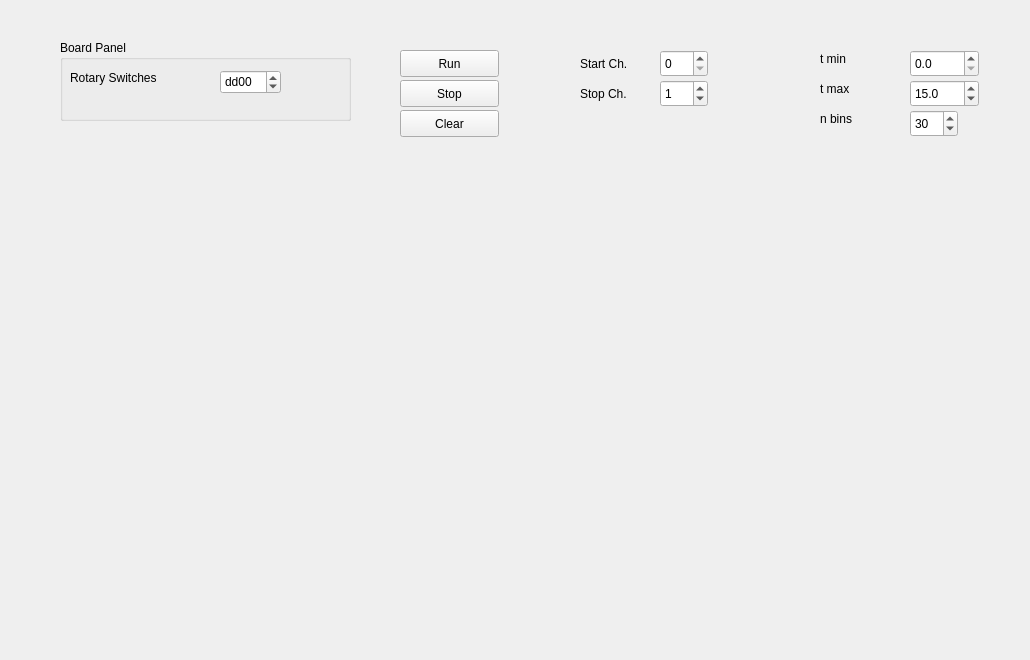
    <widget class="QWidget" name="tab_3">
     <attribute name="title">
      <string>TDC</string>
     </attribute>
     <widget class="QGroupBox" name="groupBox_3">
      <property name="geometry">
       <rect>
        <x>60</x>
        <y>40</y>
        <width>291</width>
        <height>81</height>
       </rect>
      </property>
      <property name="title">
       <string>Board Panel</string>
      </property>
      <widget class="QLabel" name="label_board_rotary_switches_tdc">
       <property name="geometry">
        <rect>
         <x>10</x>
         <y>30</y>
         <width>111</width>
         <height>16</height>
        </rect>
       </property>
       <property name="text">
        <string>Rotary Switches</string>
       </property>
      </widget>
      <widget class="QSpinBox" name="spinBox_rotary_switches_tdc">
       <property name="geometry">
        <rect>
         <x>160</x>
         <y>30</y>
         <width>61</width>
         <height>24</height>
        </rect>
       </property>
       <property name="inputMethodHints">
        <set>Qt::ImhDigitsOnly</set>
       </property>
       <property name="prefix">
        <string/>
       </property>
       <property name="maximum">
        <number>65535</number>
       </property>
       <property name="value">
        <number>56576</number>
       </property>
       <property name="displayIntegerBase">
        <number>16</number>
       </property>
      </widget>
     </widget>
     <widget class="QPushButton" name="pushButton_start_run">
      <property name="geometry">
       <rect>
        <x>400</x>
        <y>50</y>
        <width>99</width>
        <height>27</height>
       </rect>
      </property>
      <property name="text">
       <string>Run</string>
      </property>
     </widget>
     <widget class="QPushButton" name="pushButton_stop_run">
      <property name="geometry">
       <rect>
        <x>400</x>
        <y>80</y>
        <width>99</width>
        <height>27</height>
       </rect>
      </property>
      <property name="text">
       <string>Stop</string>
      </property>
     </widget>
     <widget class="QSpinBox" name="spinBox">
      <property name="geometry">
       <rect>
        <x>660</x>
        <y>50</y>
        <width>48</width>
        <height>27</height>
       </rect>
      </property>
     </widget>
     <widget class="QSpinBox" name="spinBox_2">
      <property name="geometry">
       <rect>
        <x>660</x>
        <y>80</y>
        <width>48</width>
        <height>27</height>
       </rect>
      </property>
      <property name="value">
       <number>1</number>
      </property>
     </widget>
     <widget class="QLabel" name="label_4">
      <property name="geometry">
       <rect>
        <x>580</x>
        <y>55</y>
        <width>67</width>
        <height>17</height>
       </rect>
      </property>
      <property name="text">
       <string>Start Ch.</string>
      </property>
     </widget>
     <widget class="QLabel" name="label_5">
      <property name="geometry">
       <rect>
        <x>580</x>
        <y>85</y>
        <width>67</width>
        <height>17</height>
       </rect>
      </property>
      <property name="text">
       <string>Stop Ch.</string>
      </property>
     </widget>
     <widget class="QCustomPlot" name="widget_qcp" native="true">
      <property name="geometry">
       <rect>
        <x>30</x>
        <y>150</y>
        <width>501</width>
        <height>501</height>
       </rect>
      </property>
     </widget>
     <widget class="QWidget" name="widget_bar_config" native="true">
      <property name="geometry">
       <rect>
        <x>770</x>
        <y>10</y>
        <width>251</width>
        <height>161</height>
       </rect>
      </property>
      <widget class="QDoubleSpinBox" name="doubleSpinBox_tmin">
       <property name="geometry">
        <rect>
         <x>140</x>
         <y>40</y>
         <width>69</width>
         <height>27</height>
        </rect>
       </property>
       <property name="decimals">
        <number>1</number>
       </property>
       <property name="singleStep">
        <double>0.200000000000000</double>
       </property>
      </widget>
      <widget class="QLabel" name="label_tmax">
       <property name="geometry">
        <rect>
         <x>50</x>
         <y>70</y>
         <width>67</width>
         <height>17</height>
        </rect>
       </property>
       <property name="text">
        <string>t max</string>
       </property>
      </widget>
      <widget class="QLabel" name="label_nbins">
       <property name="geometry">
        <rect>
         <x>50</x>
         <y>100</y>
         <width>67</width>
         <height>17</height>
        </rect>
       </property>
       <property name="text">
        <string>n bins</string>
       </property>
      </widget>
      <widget class="QSpinBox" name="spinBox_nbins">
       <property name="geometry">
        <rect>
         <x>140</x>
         <y>100</y>
         <width>48</width>
         <height>27</height>
        </rect>
       </property>
       <property name="minimum">
        <number>1</number>
       </property>
       <property name="maximum">
        <number>1000</number>
       </property>
       <property name="value">
        <number>30</number>
       </property>
      </widget>
      <widget class="QDoubleSpinBox" name="doubleSpinBox_tmax">
       <property name="geometry">
        <rect>
         <x>140</x>
         <y>70</y>
         <width>69</width>
         <height>27</height>
        </rect>
       </property>
       <property name="decimals">
        <number>1</number>
       </property>
       <property name="singleStep">
        <double>0.200000000000000</double>
       </property>
       <property name="value">
        <double>15.000000000000000</double>
       </property>
      </widget>
      <widget class="QLabel" name="label_tmin">
       <property name="geometry">
        <rect>
         <x>50</x>
         <y>40</y>
         <width>67</width>
         <height>17</height>
        </rect>
       </property>
       <property name="text">
        <string>t min</string>
       </property>
      </widget>
     </widget>
     <widget class="QPushButton" name="pushButton_clear_bars">
      <property name="geometry">
       <rect>
        <x>400</x>
        <y>110</y>
        <width>99</width>
        <height>27</height>
       </rect>
      </property>
      <property name="text">
       <string>Clear</string>
      </property>
     </widget>
    </widget>
